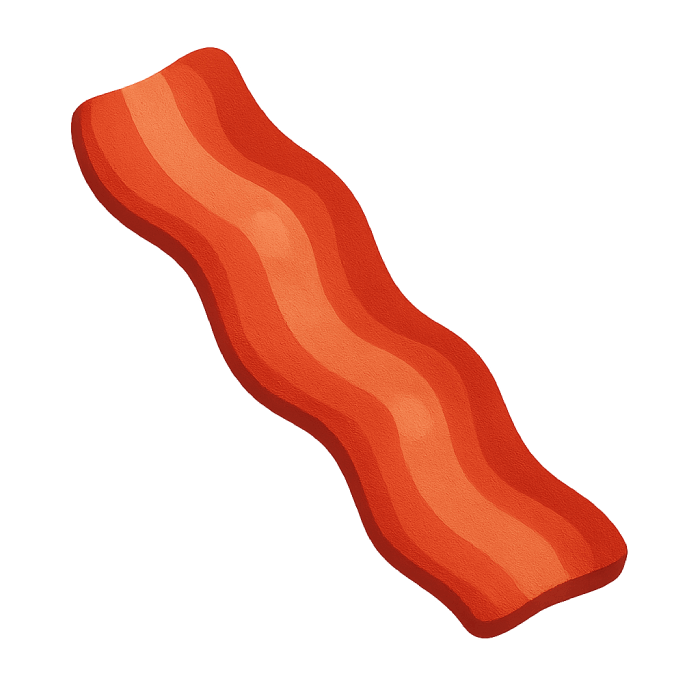
#> input picture testfiles/bacon.png, 700 x 700 px
$ python testextend.py
#> lines starting #> are read from the running program, lines starting #| are printed output that depends on the picture
#> further down, original_image is the input picture: PIL image 700x700 RGBA; mean R, G, B, A 53.4, 18.2, 9.8, 63.1
from PIL import Image
import matplotlib.pyplot as plt

# Paste your get_extended_image function here
def get_extended_image(img, fill_width=100, min_alpha=227):
#> called with fill_width = 100, min_alpha = 227
    import numpy as np
    from PIL import Image
    original_np = np.array(img).astype(np.float32)
    height, width, _ = original_np.shape
#> height = 700; width = 700
    edge_margin = int(fill_width )

    def composite_over_black(pixel):
        r, g, b, a = pixel / 255.0
        return np.array([r * a * 255, g * a * 255, b * a * 255, 255], dtype=np.float32)

    # --- Vertical Fill ---
    for x in range(edge_margin, width - edge_margin):
        alpha_col = original_np[:, x, 3]
        visible_indices = np.where(alpha_col >= min_alpha)[0]
        if len(visible_indices) >= 4:
            top_idx = visible_indices[3]
            bottom_idx = visible_indices[-4]
            top_pixel = composite_over_black(original_np[top_idx, x])
            bottom_pixel = composite_over_black(original_np[bottom_idx, x])

            for y in range(max(0, top_idx - fill_width), top_idx):
                if original_np[y, x, 3] < 255:
                    original_np[y, x] = top_pixel

            for y in range(bottom_idx + 1, min(height, bottom_idx + fill_width + 1)):
                if original_np[y, x, 3] < 255:
                    original_np[y, x] = bottom_pixel
#> this loop made 500 passes
#> (top_idx, bottom_idx, top_pixel, bottom_pixel) on passes 1 to 8: (98, 198, [223, 73, 36, 255], [147, 33, 21, 255]), (98, 199, [221, 70, 35, 255], [147, 33, 21, 255]), (98, 201, [219, 67, 33, 255], [147, 33, 21, 255]), (98, 201, [219, 67, 33, 255], [147, 33, 21, 255]), (97, 203, [221, 70, 35, 255], [147, 33, 21, 255]), (97, 204, [223, 73, 36, 255], [147, 33, 21, 255]), (96, 205, [224.1, 75.7, 38.85, 255], [147, 33, 21, 255]), (96, 206, [229, 82, 43, 255], [147, 33, 21, 255])
#> (top_idx, bottom_idx) on pass 59: (75, 243)
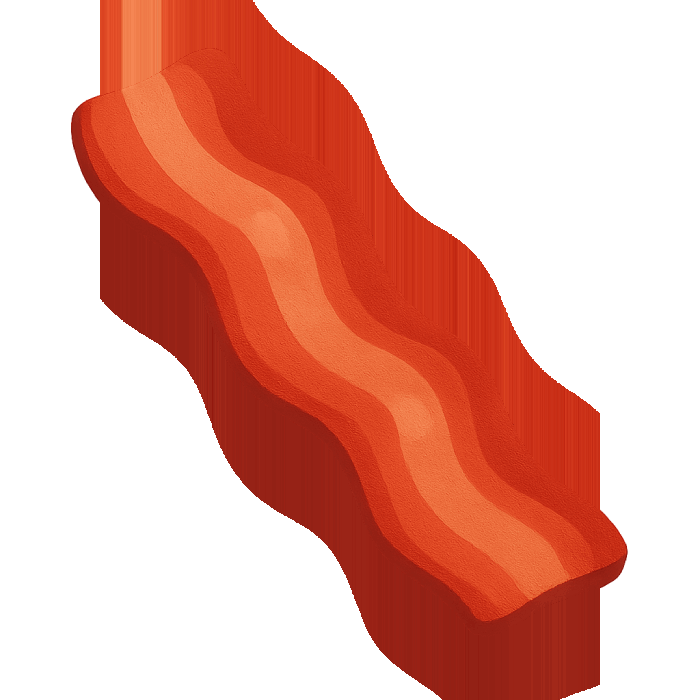
#> original_np: shape (700, 700, 4) float32; mean R, G, B, A 86.1, 26.6, 14.5, 110.2; transparent parts drawn white

    # --- Horizontal Fill ---
    edge_margin_h = int(edge_margin / 12)
    for y in range(edge_margin_h, height - edge_margin_h):
        row = original_np[y]
        alpha = row[:, 3]
        visible_indices = np.where(alpha >= min_alpha)[0]
        if len(visible_indices) >= 4:
            left_idx = visible_indices[3]
            right_idx = visible_indices[-4]
            left_pixel = composite_over_black(row[left_idx])
            right_pixel = composite_over_black(row[right_idx])

            for x in range(max(edge_margin_h, left_idx - fill_width), left_idx):
                if x >= width - edge_margin_h:
                    continue
                if original_np[y, x, 3] < 255:
                    original_np[y, x] = left_pixel

            for x in range(right_idx + 1, min(width - edge_margin_h, right_idx + fill_width + 1)):
                if x < edge_margin_h:
                    continue
                if original_np[y, x, 3] < 255:
                    original_np[y, x] = right_pixel
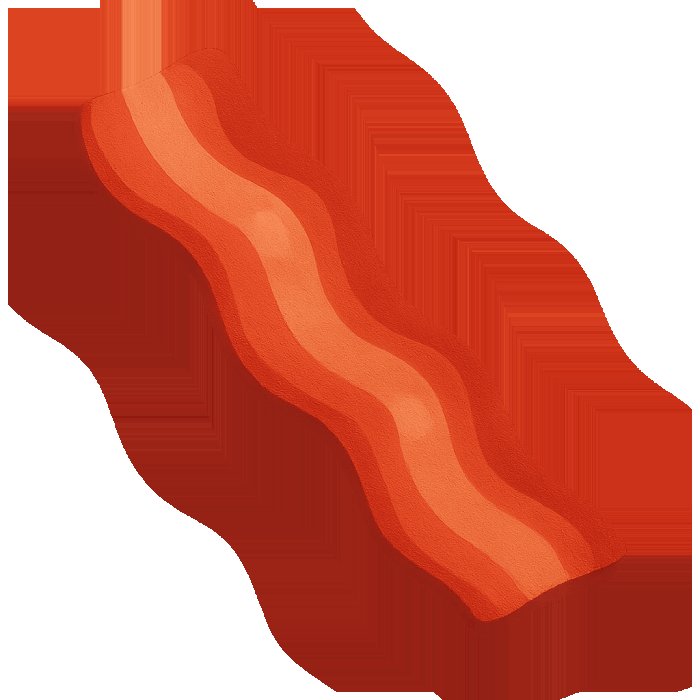
#> original_np: shape (700, 700, 4) float32; mean R, G, B, A 132.2, 37.8, 20.7, 176.2; transparent parts drawn white

    result_img = Image.fromarray(
        np.clip(original_np, 0, 255).astype(np.uint8), "RGBA")
    return result_img


# Open a local image file
input_path = "bacon.png"  # <- Replace with your file path
original_image = Image.open(input_path).convert("RGBA")

# Apply the extension
extended_image = get_extended_image(original_image)

# Display the image using matplotlib
plt.imshow(extended_image)
plt.axis("off")
plt.show()

$ run again, with testfiles/burger.png copied over testfiles/bacon.png
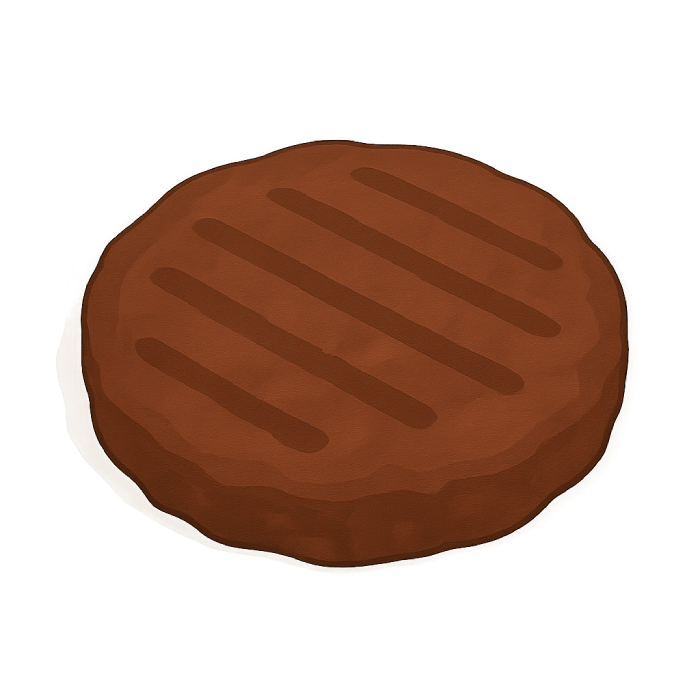
#> input picture testfiles/burger.png, 700 x 700 px
#> original_image is the input picture: PIL image 700x700 RGBA; mean R, G, B, A 49, 24.3, 12.1, 97.6
#> the loop in get_extended_image, `for x in range(edge_margin, width - edge_margin):` made 500 passes
#> (top_idx, bottom_idx, top_pixel, bottom_pixel) on passes 2 to 5: (259, 442, [86.66, 39.84, 16.93, 255], [78.69, 35.86, 14.94, 255]), (256, 444, [80.68, 37.85, 14.94, 255], [75.7, 34.86, 13.95, 255]), (255, 445, [78.69, 35.86, 14.94, 255], [75.7, 34.86, 13.95, 255]), (253, 447, [91.64, 44.82, 20.92, 255], [78.69, 35.86, 14.94, 255])
#> after the loop in get_extended_image, `for x in range(edge_margin, width - edge_margin):`:
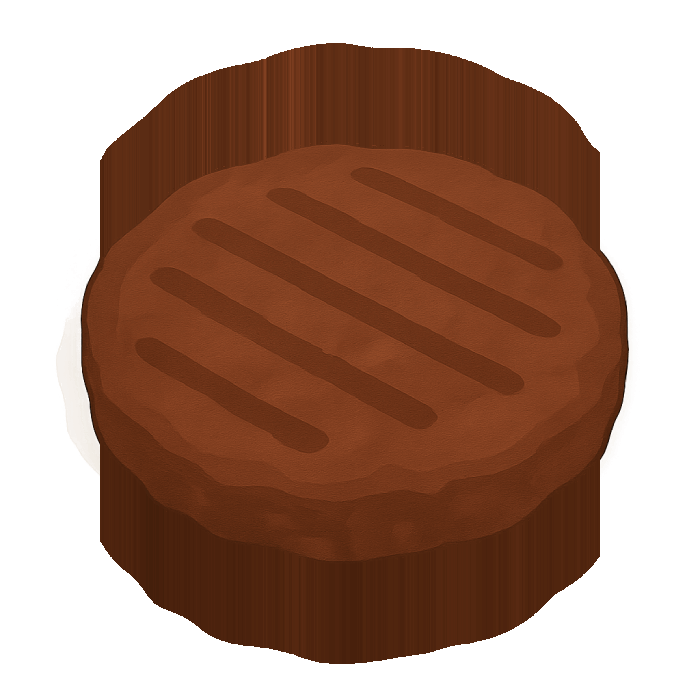
#> original_np: shape (700, 700, 4) float32; mean R, G, B, A 64.2, 31.2, 15, 148.1; transparent parts drawn white
#> after the loop in get_extended_image, `for y in range(edge_margin_h, height - edge_margin_h):`:
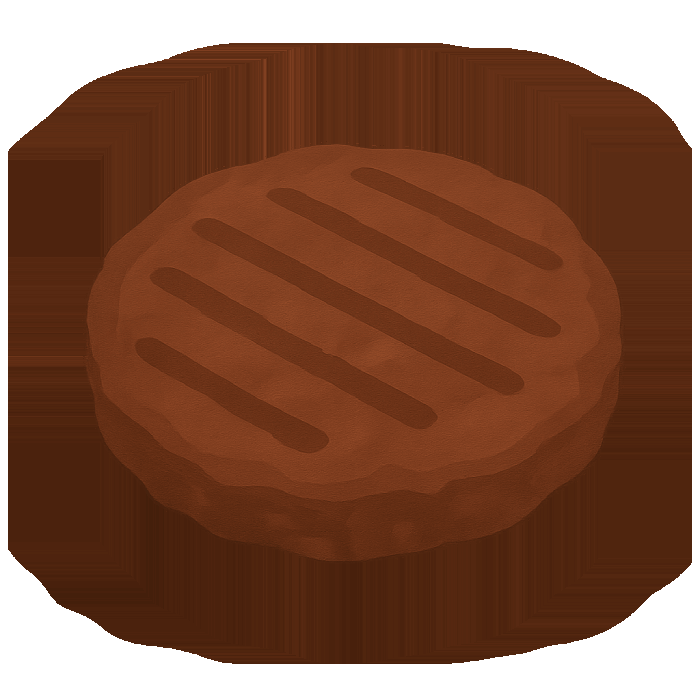
#> original_np: shape (700, 700, 4) float32; mean R, G, B, A 81.4, 38.8, 18.2, 205.2; transparent parts drawn white
